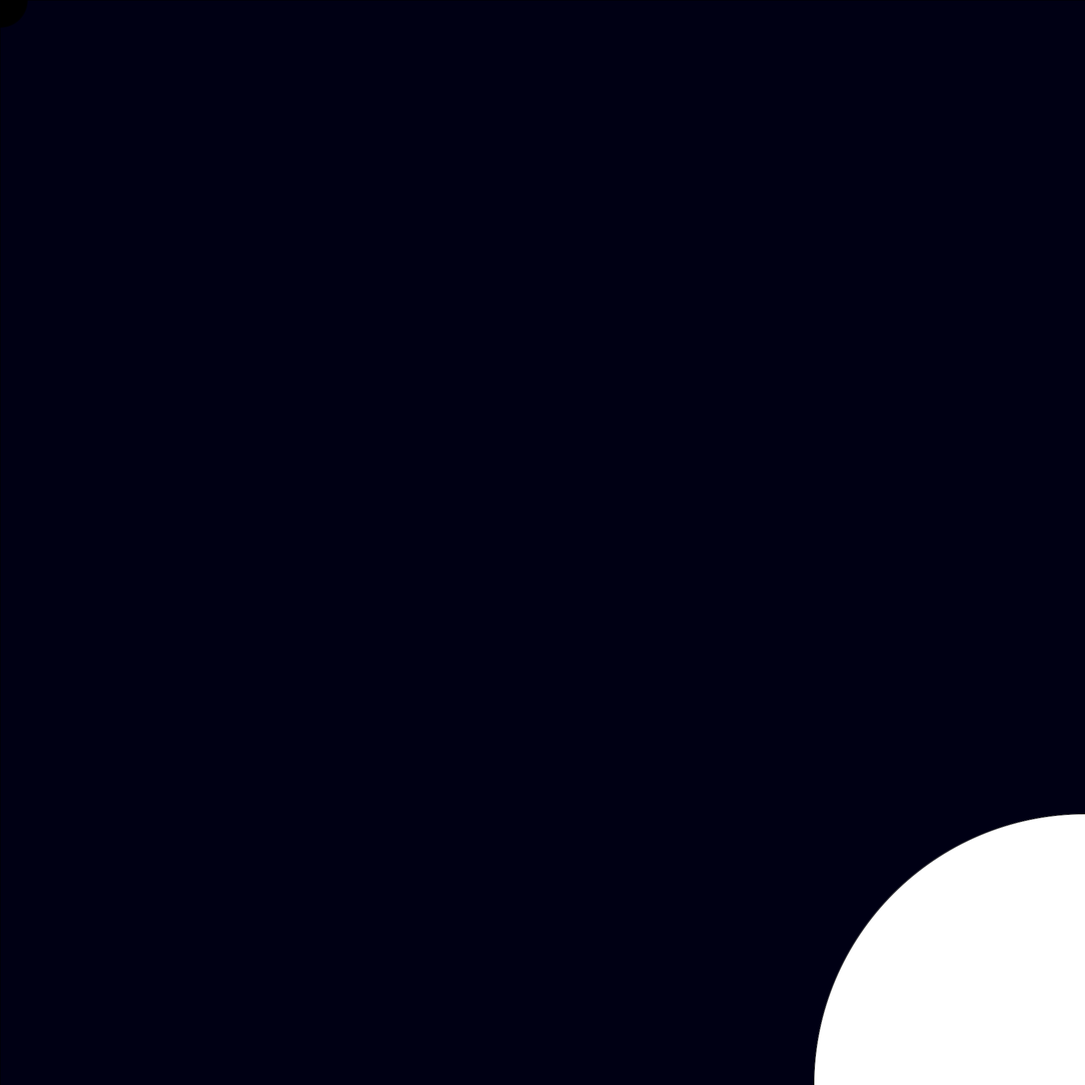
Frame 1 (no input)
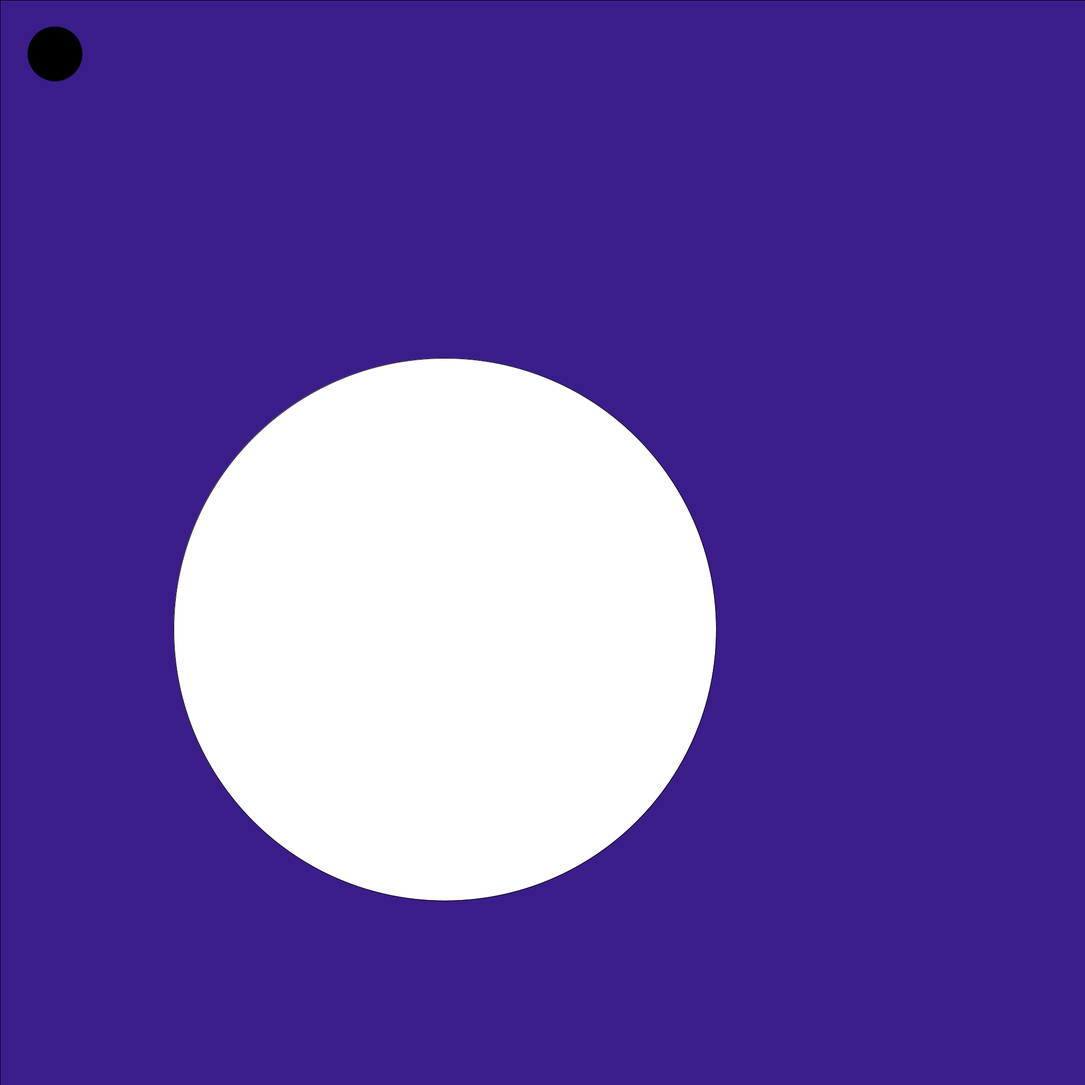
Frame 60 (the mouse pressed at the canvas centre just before this capture)
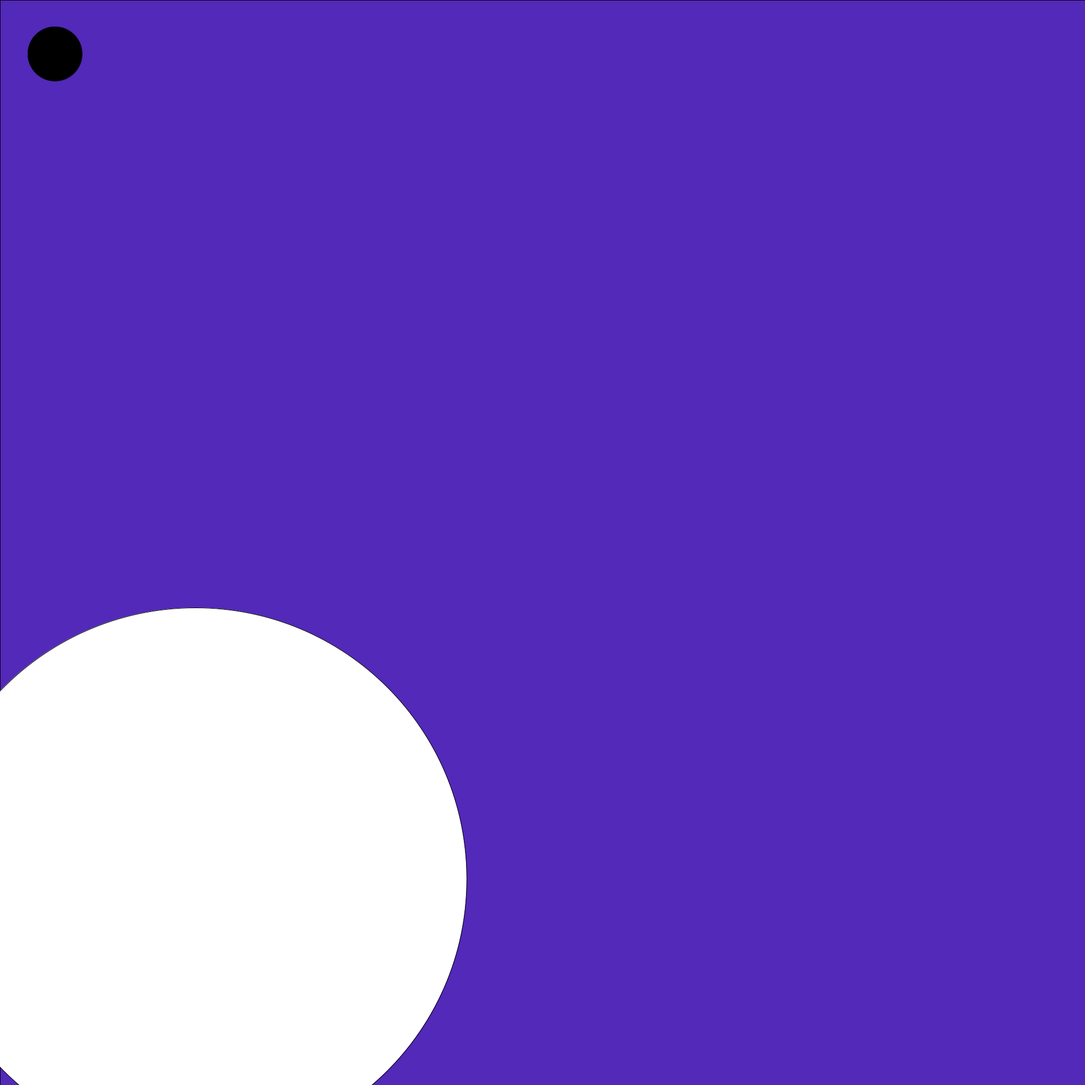
Frame 120 (the mouse held since frame 60 and released just before this capture)

The Processing sketch that drew these frames (run headless with seeded random() and noise(); from frame 60 on, the mouse is pressed at the canvas centre):

// Processing sketch: A1_Q1
// ── A1_Q1.pde
/**
 * Title: ASSIGNMENT 1
 * Name: Elliot Chandler (Wallace)
 * Date: 2018 Feb. 18
 * Description: A pet that gets jealous of its neighbors if you water them more than it.
 */
import java.util.Arrays;
import java.util.concurrent.TimeUnit;
import java.util.List;
import java.util.Collections;
import java.util.Comparator;
import java.util.Iterator;

SceneManager world = new SceneManager();

int mySize = 2000;
int currentTick = 0;
void setup() {
  size(2000, 2000);
  //fullScreen();
  background(255);
  world.addSky(new Sky());
  world.add(new Creature());
}

// Most of these utility functions are from the previous assignment

int linePointY(int x1, int y1, int x2, int y2, int dist) {
  float angle = atan2((y2 - y1), (x2 - x1));
  return (int)(y1 + dist * sin(angle));
}

int linePointX(int x1, int y1, int x2, int y2, int dist) {
  float angle = atan2((y2 - y1), (x2 - x1));
  return (int)(x1 + dist * cos(angle));
}

int smoothMod(int num, int limit) {
  limit = (limit * 2) - 1;
  int mod = num % (limit + 1);
  int result = mod;
  if ((2 * mod) > (limit + 1)) {
    result = limit - mod + 2;
  }
  return result;
}

float weightedAvg(int a, int b) {
  return b + (a * 0.1);
}

float weightedAvg(int a, int b, float c) {
  return b + (a * c);
}

/* from https://processing.org/examples/rollover.html */
boolean overCircle(int x, int y, int diameter) {
  float disX = x - mouseX;
  float disY = y - mouseY;
  if (sqrt(sq(disX) + sq(disY)) < diameter/2 ) {
    return true;
  } else {
    return false;
  }
}

public class LifeComparator implements Comparator<Life> {
  @Override
    public int compare(Life a, Life b) {
    return a.compareTo(b);
  }
}

class Life implements Comparable<Life> {
  protected Integer zIndex = 0;
  void draw() {
  };
  void update() {
  };
  @Override
    public int compareTo(Life l) {
    int result = zIndex.compareTo(l.zIndex);
    System.out.println(Integer.toString(this.zIndex)+this.getClass().getName()+Integer.toString(l.zIndex)+l.getClass().getName()+Integer.toString(result));
    return result;
  }
}

class Sun extends Life {
  Integer temperature = 0;
  Integer zIndex;
  Sun(Integer zIndex) {
    super.zIndex = zIndex;
  }
  void draw() {
    fill(255, 255, 255);
    ellipse((mySize - (mySize * (temperature / 100.0))), (mySize - (mySize * (smoothMod(temperature, 50) / 100.0))), 1000, 1000);
  }
  void update() {
  }
}

class Creature extends Life {
  Integer waterSatiation = 0;
  Integer jealousy = 0;
  Integer x = 0;
  Integer y = 0;
  Integer size = 0;
  void draw() {
    fill(255 * (waterSatiation / 10), 255 * (waterSatiation / 10), 255 * (waterSatiation / 10));
    ellipse(x, y, size, size);
  }
  void update() {
    if (overCircle(x, y, 100 + waterSatiation) && mousePressed) {
      // Being watered by human
      waterSatiation = waterSatiation + 10;
    } else {
      // General living state: depleting water at slow rate. Water depletion increases as sun gets hotter.
      if (waterSatiation > 0) {
        try {
          waterSatiation = waterSatiation - (world.sky.sun.temperature / 30);
        }
        catch (Exception e) {
        }
      }
    }
    // Reproduction state
    if (waterSatiation > 200) {
      // It's fully healthy, doesn't need any more water. So, it has enough energy to safely reproduce.
      world.add(new Creature());
      waterSatiation = 180;
    }
    // Wanting space state: iterate through neighbors and find any that are too close
    // Also get its jealousy
    for (Iterator<Life> residentIterator = world.residents.iterator(); residentIterator.hasNext(); ) {
      Life thisNeighbor = residentIterator.next();
      if (thisNeighbor instanceof Creature) {
        Creature thisNeighborCreature = (Creature)thisNeighbor;
        float neighborX = ((thisNeighborCreature.x + thisNeighborCreature.size) / 2);
        float neighborY = ((thisNeighborCreature.y + thisNeighborCreature.size) / 2);
        float thisX = ((this.x + this.size) / 2);
        float thisY = ((this.y + this.size) / 2);
        if (dist(neighborX, neighborY, thisX, thisY) < this.size) {
          // If it's too close to another creature, it will try to get away, by moving a few places.
          this.x = linePointX((int)neighborX, (int)neighborY, (int)thisX, (int)thisY, 1);
          this.y = linePointY((int)neighborX, (int)neighborY, (int)thisX, (int)thisY, 1);
        }
        // Calculate jealousy
        if (thisNeighborCreature.waterSatiation > 2 * this.waterSatiation) {
          this.jealousy = this.jealousy + 1;
        }
        if (thisNeighborCreature.waterSatiation < (this.waterSatiation / 2)) {
          this.jealousy = this.jealousy - 1;
        }
        // If very jealous, steal water from neigbor.
        if (this.jealousy > 10) {
          thisNeighborCreature.waterSatiation = thisNeighborCreature.waterSatiation - 2;
          this.waterSatiation = this.waterSatiation + 2;
          this.jealousy = this.jealousy / 2; // Got catharsis through robbery
        }
      }
    }
    this.size = 100 + (waterSatiation / 10); // 100 is its base size, it grows with the more water it has
  }
}

class Sky extends Life {
  Sun sun = (Sun)world.add(new Sun(2));
  void draw() {
    fill(smoothMod(sun.temperature, 120), sun.temperature / 2, (sun.temperature * 2) + 20);
    rect(0, 0, mySize, mySize);
  }
  void update() {
    sun.temperature = smoothMod(world.time, 100);
  }
}

class SceneManager {
  List<Life> residents = new ArrayList<Life>();
  List<Life> deferredResidents = new ArrayList<Life>();
  Integer time = 0;
  Boolean updating = false;
  Sky sky;
  Life add(Life newResident) {
    if (this.updating) {
      this.addDeferred(newResident);
    } else {
      residents.add(newResident);
    }
    return newResident;
  }
  void addSky(Sky sky) {
    this.add(sky);
  }
  void addDeferred(Life newResident) {
    deferredResidents.add(newResident);
  }
  void update() {
    this.updating = true;
    Collections.sort(residents, new LifeComparator());
    for (Life resident : residents) {
      System.out.println(resident.getClass().getName());
      resident.update();
      resident.draw();
    }
    for (Iterator<Life> deferredResidentIterator = deferredResidents.iterator(); deferredResidentIterator.hasNext(); ) {
      residents.add(deferredResidentIterator.next());
      deferredResidentIterator.remove();
    }
    time += 1;
    this.updating = false;
  }
}

void draw() {
  world.update();
  System.out.println("Done drawing");
}
